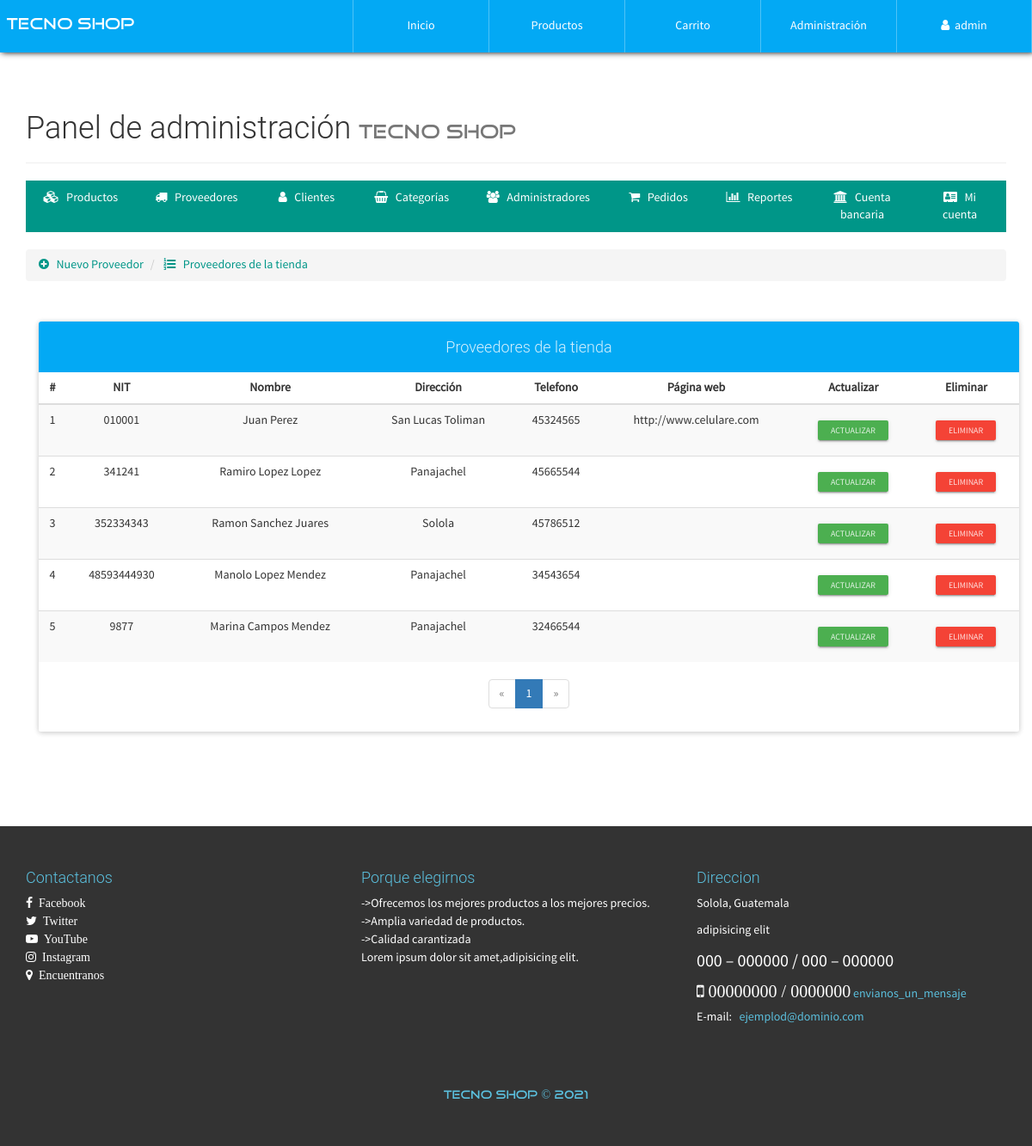
Page /ytecnoshop3.0/TecnoShop3.0/configAdmin.php?view=providerlist (signed in) on the committed database.
### tables this page shows
CREATE TABLE `proveedor` (
  `NITProveedor` varchar(30) NOT NULL,
  `NombreProveedor` varchar(30) NOT NULL,
  `Direccion` varchar(200) NOT NULL,
  `Telefono` varchar(20) NOT NULL,
  `PaginaWeb` varchar(30) NOT NULL
);

### ytecnoshop3.0/TecnoShop3.0/admin/providerlist-view.php (the view, shortened to what this page needs)
<ul class="breadcrumb" style="margin-bottom: 5px;">
    <li>
        <a href="configAdmin.php?view=provider">
            <i class="fa fa-plus-circle" aria-hidden="true"></i> &nbsp; Nuevo Proveedor
        </a>
    </li>
    <li>
        <a href="configAdmin.php?view=providerlist"><i class="fa fa-list-ol" aria-hidden="true"></i> &nbsp; Proveedores de la tienda</a>
    </li>
</ul>
<div class="container">
	<div class="row">
		<div class="col-xs-12">
            <br><br>
            <div class="panel panel-info">
                <div class="panel-heading text-center"><h4>Proveedores de la tienda</h4></div>
              	<div class="table-responsive">
                  <table class="table table-striped table-hover">
                      	<thead>
                          	<tr>
								<th class="text-center">#</th>
                              	<th class="text-center">NIT</th>
                              	<th class="text-center">Nombre</th>
                              	<th class="text-center">Dirección</th>
                              	<th class="text-center">Telefono</th>
                              	<th class="text-center">Página web</th>
                              	<th class="text-center">Actualizar</th>
                              	<th class="text-center">Eliminar</th>
                          	</tr>
                      	</thead>
                      	<tbody>
                          	<?php
								$mysqli = mysqli_connect(SERVER, USER, PASS, BD);
								mysqli_set_charset($mysqli, "utf8");
								$pagina = isset($_GET['pag']) ? (int)$_GET['pag'] : 1;
								$regpagina = 30;
								$inicio = ($pagina > 1) ? (($pagina * $regpagina) - $regpagina) : 0;
								$proveedores=mysqli_query($mysqli,"SELECT SQL_CALC_FOUND_ROWS * FROM proveedor LIMIT $inicio, $regpagina");
								$totalregistros = mysqli_query($mysqli,"SELECT FOUND_ROWS()");
								$totalregistros = mysqli_fetch_array($totalregistros, MYSQLI_ASSOC);
								$numeropaginas = ceil($totalregistros["FOUND_ROWS()"]/$regpagina);
								$cr=$inicio+1;
                                while($prov=mysqli_fetch_array($proveedores, MYSQLI_ASSOC)){
                            ?>
							<tr>
								<td class="text-center"><?php echo $cr; ?></td>
								<td class="text-center"><?php echo $prov['NITProveedor']; ?></td>
								<td class="text-center"><?php echo $prov['NombreProveedor']; ?></td>
								<td class="text-center"><?php echo $prov['Direccion']; ?></td>
								<td class="text-center"><?php echo $prov['Telefono']; ?></td>
								<td class="text-center"><?php echo $prov['PaginaWeb']; ?></td>
								<td class="text-center">
	                        		<a href="configAdmin.php?view=providerinfo&code=<?php echo $prov['NITProveedor']; ?>" class="btn btn-raised btn-xs btn-success">Actualizar</a>
	                        	</td>
	                        	<td class="text-center">
	                        		<form action="process/delprove.php" method="POST" class="FormCatElec" data-form="delete">
	                        			<button type="submit" class="btn btn-raised btn-xs btn-danger">Eliminar</button>
	                        		</form>
	                        	</td>
                            <?php
                            	$cr++;
                                }
                            ?>
                      	</tbody>
                  </table>
              	</div>
                <?php if($numeropaginas>=1): ?>
              	<div class="text-center">
                  <ul class="pagination">
                    <?php if($pagina == 1): ?>
                        <li class="disabled">
                            <a>
                                <span aria-hidden="true">&laquo;</span>
                            </a>
                        </li>
                    <?php endif; ?>
                    <?php
                        for($i=1; $i <= $numeropaginas; $i++ ){
                            if($pagina == $i){
                                echo '<li class="active"><a href="configAdmin.php?view=providerlist&pag='.$i.'">'.$i.'</a></li>';
                            }else{
                                echo '<li><a href="configAdmin.php?view=providerlist&pag='.$i.'">'.$i.'</a></li>';
                            }
                        }
                    ?>
                    <?php if($pagina == $numeropaginas): ?>
                        <li class="disabled">
                            <a>
                                <span aria-hidden="true">&raquo;</span>
                            </a>
                        </li>
                    <?php endif; ?>
                  </ul>
                </div>
                <?php endif; ?>
            </div>
        </div>
	</div>
</div>

### ytecnoshop3.0/TecnoShop3.0/css/style.css (style rules this page uses)
body { font-family: "FontFamilySPro"; line-height: 1.5; font-size: 1.4em; width: 100%; height: 100%; margin: 0px; padding: 0px; background-position: center center; background-repeat: no-repeat; background-attachment: fixed; background-size: cover; background-color: #fff; }
#container-page-configAdmin { background-image: url(../assets/img/font-registration.JPG); }

### rows in the picture
proveedor: NITProveedor "010001", NombreProveedor "Juan Perez", Direccion "San Lucas Toliman", Telefono "45324565", PaginaWeb "http://www.celulare.com"
proveedor: NITProveedor "341241", NombreProveedor "Ramiro Lopez Lopez", Direccion "Panajachel", Telefono "45665544"
proveedor: NITProveedor "352334343", NombreProveedor "Ramon Sanchez Juares", Direccion "Solola", Telefono "45786512"
proveedor: NITProveedor "48593444930", NombreProveedor "Manolo Lopez Mendez", Direccion "Panajachel", Telefono "34543654"
proveedor: NITProveedor "9877", NombreProveedor "Marina Campos Mendez", Direccion "Panajachel", Telefono "32466544"

### other values in the picture
$_SESSION['nombreAdmin'] "admin"
